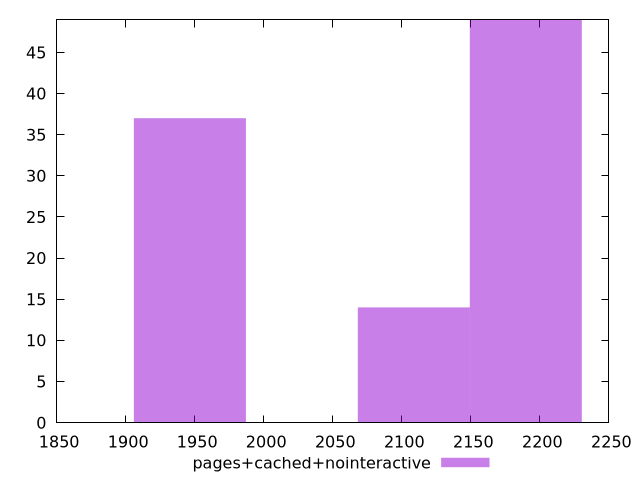

gnuplot code for this plot:
$_pagesCachedNointeractive <<EOF
1946.5158213160635 37
2189.8302989805716 49
2108.7254730924024 14
EOF
set key outside below
set terminal pngcairo
set output "report_00004_2020-11-02T20-21-41.718Z/first-meaningful-paint/pages+cached+nointeractive//raw_hist.png"
set yrange [0:49]
set boxwidth 81.10482588816932
set style fill transparent solid 0.5 noborder
plot $_pagesCachedNointeractive title "pages+cached+nointeractive" with boxes ,
